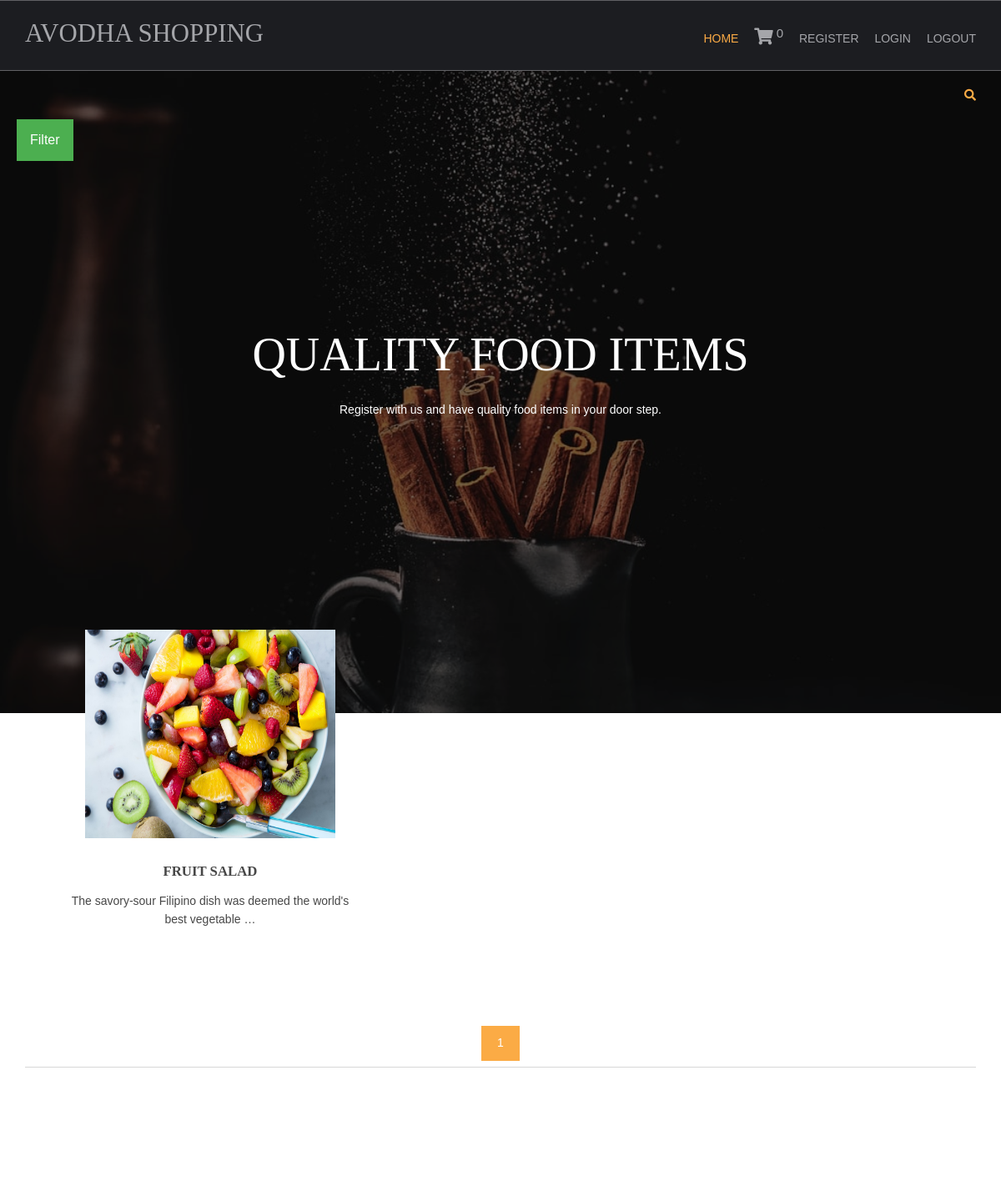
The page /fruit-recipes/ on the database its author committed.
### shop/models.py (models this page shows, shortened)
class products(models.Model):
    name = models.CharField(max_length=250, unique=True)
    slug = models.SlugField(max_length=250, unique=True)
    img = models.ImageField(upload_to='products')
    desc = models.TextField()
    stock = models.IntegerField()
    price = models.IntegerField()
    available = models.BooleanField()
    category = models.ForeignKey(categ,on_delete=models.CASCADE)
    class Meta:
        ordering = ('name',)
        verbose_name='product'
        verbose_name_plural='products'
    def get_url(self):
        return reverse('details',args=[self.category.slug, self.slug])

### shop/views.py (the view)
# urls.py: 2. Add a URL to urlpatterns:  path('', views.home, name='home')
def home(request,c_slug=None):
    c_page=None
    prodt=None
    if c_slug!=None:
        c_page = get_object_or_404(categ,slug=c_slug)
        prodt = products.objects.filter(category=c_page,available=True)
    else:
        prodt = products.objects.all().filter(available=True)
    cat = categ.objects.all()
    paginator= Paginator(prodt,4)
    try:
        page = int(request.GET.get('page',1))
    except:
        page=1
    try:
        pro=paginator.page(page)
    except(EmptyPage,InvalidPage):
        pro=paginator.page(paginator.num_pages)
    return render(request,'index.html',{'pr': prodt,'ct':cat,'pg':pro})

### cart/context_processor.py (called while the page is built)
def count(request):
    item_count=0
    if 'admin' in request.path:
        return{}
    else:
        try:
            ct=cartlist.objects.filter(cart_id=c_id(request))
            cti=items.objects.all().filter(cart=ct[:1])
            for c in cti:
                item_count+=c.quan
        except cartlist.DoesNotExists:
            item_count=0
        return dict(itc=item_count)

### cart/views.py (called while the page is built)
def c_id(request):
    ct_id = request.session.session_key
    if not ct_id:
        ct_id = request.session.create()
    return ct_id

### shop/models.py (called while the page is built)
    def get_url(self):
        return reverse('prod_cat',args=[self.slug])

### templates/index.html (shortened to what this page needs)
{% extends 'base.html' %}
{% load static %}
{% block content %}
<html lang="">
<head>
<link href="{% static 'hm/layout/styles/layout.css' %}" rel="stylesheet" type="text/css" media="all">
</head>
<body id="top">
<div class="bgded overlay" style="background-image:url('{% static 'hm/images/demo/backgrounds/bg.jpg' %}');">
  <div class="wrapper row0">
    <div id="topbar" class="hoc clear">
  <div class="fl_right">
        <ul class="nospace">
          <li id="searchform">
          </li>
        </ul>
     </div>
  </div>
    <div class="dropdown">
  <button class="dropbtn">Filter</button>
</div>
      </div>
  <div id="pageintro" class="hoc clear">
    <article>
      <h3 class="heading">QUALITY FOOD ITEMS</h3>
      <p>Register with us and have quality food items in your door step.</p>
    </article>
  </div>
</div>
<div class="wrapper row3">
  <main class="hoc container clear">
    <section id="introblocks">
      <ul class="nospace group btmspace-80">
       {% for i in pg.object_list %}
        <li class="one_third">
          <figure><a class="imgover" href="{{i.get_url}}"><img src="{{i.img.url}}" alt="" style="height:250;width:300" ></a>
            <figcaption>
              <h6 class="heading">{{i.name}}</h6>
              <p>{{i.desc| truncatewords:10}}</p>
              <br>
            </figcaption>
          </figure>
        </li>
        {% endfor %}
      </ul>
    </section>
    <center>
      {% for p in pg.paginator.page_range%}
      <a href="?page={{p}}" class="btn btn-light btn-sm {% if pg.number == p%} active {% endif %}">{{p}}</a>
      {% endfor %}
    </center>
    <hr class="btmspace-80">
  </main>
</div>
</body>
</html>
{% endblock %}

### static/hm/layout/styles/layout.css (style rules this page uses)
#topbar { padding:20px 0; font-size:.8rem; text-transform:uppercase; }
#topbar ul li { display:inline-block; margin-right:15px; }
#topbar ul li:last-child { margin-right:0; padding-right:0; border-right:none; }
#topbar #searchform { position:relative; line-height:1; z-index:9999; }
#topbar #searchform::after { display:block; height:18px; line-height:18px; padding:0; font-family:"Font Awesome\ 5 Free"; font-weight:900; font-size:1rem; content:"\f002"; }
#topbar #searchform ::placeholder { text-transform:capitalize; }
#pageintro { padding:200px 0 300px; }
#pageintro article, #pageintro article p { display:block; max-width:75%; margin:0 auto; text-align:center; }
#pageintro article p { max-width:65%; line-height:2rem; }
#pageintro .heading { margin-bottom:20px; font-size:4rem; }
.container { padding:80px 0; }
#introblocks { display:block; position:relative; margin:-180px 0 0 0; z-index:1; text-align:center; }
#introblocks figure figcaption { display:block; padding:30px 0 0 0; text-align:center; }
#introblocks figure figcaption .heading { font-size:1.2rem; font-weight:700; margin-bottom:0; }
*, *::before, *::after { transition:all .3s ease-in-out; }
body { color:#A5A6AA; background-color:#1C1D21; }
a { color:#FBAB45; }
hr, .borderedbox { border-color:#D7D7D7; }
.overlay { color:#FFFFFF; background-color:inherit; }
.overlay::after { color:inherit; background-color:rgba(0,0,0,.55); }
.btn, .btn.inverse:hover { color:#FFFFFF; background-color:#FBAB45; border-color:#FBAB45; }
.imgover, .imgover:hover::after { color:#FFFFFF; }
.row3 { color:#474747; background-color:#FFFFFF; }
#topbar #searchform { color:#FBAB45; }
#pageintro { color:#FFFFFF; }
@media screen and (min-width:1140px) { .hoc { max-width:1140px; } }

### static/hm/layout/styles/framework.css (style rules this page uses)
html { overflow-y:scroll; overflow-x:hidden; }
html, body { margin:0; padding:0; font-size:14px; line-height:1.6em; }
*, *::before, *::after { box-sizing:border-box; }
.nospace { margin:0; padding:0; list-style:none; }
.overlay { position:relative; z-index:1; }
.overlay::after { display:block; position:absolute; top:0; left:0; width:100%; height:100%; content:""; z-index:-1; }
.bgded { background-position:top center; background-repeat:no-repeat; background-size:cover; }
.btn { display:inline-block; padding:8px 18px 10px; text-transform:uppercase; border:1px solid; }
.clear, .group { display:block; }
.clear::before, .clear::after, .group::before, .group::after { display:table; content:""; }
.clear, .clear::after, .group, .group::after { clear:both; }
a { outline:none; text-decoration:none; }
.fl_right, .imgr { float:right; }
img { width:auto; max-width:100%; height:auto; margin:0; padding:0; border:none; line-height:normal; vertical-align:middle; }
.imgover { display:inline-block; position:relative; max-width:100%; }
.imgover::before, .imgover::after { display:block; position:absolute; content:""; text-align:center; opacity:0; }
.imgover::before { top:0; right:0; bottom:0; left:0; }
.imgover::after { top:50%; left:50%; width:50px; height:50px; line-height:50px; margin:-25px 0 0 -25px; font-family:"Font Awesome\ 5 Free"; font-weight:900; content:"\f067"; font-size:28px; }
body, input, textarea, select { font-family:Verdana, Geneva, sans-serif; }
h1, h2, h3, h4, h5, h6, .heading { font-family:Georgia, "Times New Roman", Times, serif; }
label, input, textarea, select, button { display:block; resize:none; outline:none; color:inherit; font-size:inherit; font-family:inherit; vertical-align:middle; }
::placeholder { opacity:1; }
h1, h2, h3, h4, h5, h6, .heading { margin:0 0 20px 0; font-size:1.4rem; line-height:normal; font-weight:normal; text-transform:uppercase; }
hr { display:block; width:100%; height:1px; border:solid; border-width:1px 0 0 0; }
.wrapper { display:block; position:relative; width:100%; margin:0; padding:0; text-align:left; word-wrap:break-word; }
.hoc { display:block; margin:0 auto; }
address, article, aside, figcaption, figure, footer, header, main, nav, section { display:block; margin:0; padding:0; }
.one_half, .one_third, .two_third, .one_quarter, .two_quarter, .three_quarter { display:inline-block; float:left; margin:0 0 0 4.21052%; list-style:none; }
.one_third { width:30.52631%; }
.btmspace-80 { margin-bottom:80px; }

### templates/index.html (style rules this page uses)
.dropbtn { background-color: #4CAF50; color: white; padding: 16px; font-size: 16px; border: none; cursor: pointer; }
.dropdown { position: relative; display: inline-block; padding-left:20px; }

### rows shown on the page
products: img (picture), name "FRUIT SALAD", desc "The savory-sour Filipino dish was deemed the world's best vegetable …"

### other values the page prints
{{ itc }} "0"
{{ p }} "1"
